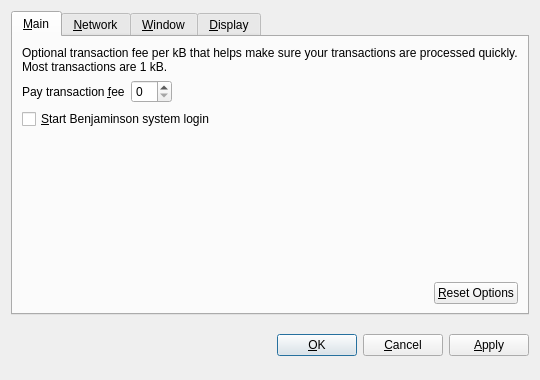
<?xml version="1.0" encoding="UTF-8"?>
<ui version="4.0">
 <class>OptionsDialog</class>
 <widget class="QDialog" name="OptionsDialog">
  <property name="geometry">
   <rect>
    <x>0</x>
    <y>0</y>
    <width>540</width>
    <height>380</height>
   </rect>
  </property>
  <property name="windowTitle">
   <string>Options</string>
  </property>
  <property name="modal">
   <bool>true</bool>
  </property>
  <layout class="QVBoxLayout" name="verticalLayout">
   <item>
    <widget class="QTabWidget" name="tabWidget">
     <property name="tabPosition">
      <enum>QTabWidget::North</enum>
     </property>
     <property name="currentIndex">
      <number>0</number>
     </property>
     <widget class="QWidget" name="tabMain">
      <attribute name="title">
       <string>&amp;Main</string>
      </attribute>
      <layout class="QVBoxLayout" name="verticalLayout_Main">
       <item>
        <widget class="QLabel" name="transactionFeeInfoLabel">
         <property name="text">
          <string>Optional transaction fee per kB that helps make sure your transactions are processed quickly. Most transactions are 1 kB.</string>
         </property>
         <property name="textFormat">
          <enum>Qt::PlainText</enum>
         </property>
         <property name="wordWrap">
          <bool>true</bool>
         </property>
        </widget>
       </item>
       <item>
        <layout class="QHBoxLayout" name="horizontalLayout_1_Main">
         <item>
          <widget class="QLabel" name="transactionFeeLabel">
           <property name="text">
            <string>Pay transaction &amp;fee</string>
           </property>
           <property name="textFormat">
            <enum>Qt::PlainText</enum>
           </property>
           <property name="buddy">
            <cstring>transactionFee</cstring>
           </property>
          </widget>
         </item>
         <item>
          <widget class="BitcoinAmountField" name="transactionFee"/>
         </item>
         <item>
          <spacer name="horizontalSpacer_1_Main">
           <property name="orientation">
            <enum>Qt::Horizontal</enum>
           </property>
           <property name="sizeHint" stdset="0">
            <size>
             <width>40</width>
             <height>20</height>
            </size>
           </property>
          </spacer>
         </item>
        </layout>
       </item>
       <item>
        <widget class="QCheckBox" name="bitcoinAtStartup">
         <property name="toolTip">
          <string>Automatically start Benjaminsafter logging in to the system.</string>
         </property>
         <property name="text">
          <string>&amp;Start Benjaminson system login</string>
         </property>
        </widget>
       </item>
       <item>
        <spacer name="verticalSpacer_Main">
         <property name="orientation">
          <enum>Qt::Vertical</enum>
         </property>
         <property name="sizeHint" stdset="0">
          <size>
           <width>20</width>
           <height>40</height>
          </size>
         </property>
        </spacer>
       </item>
       <item>
        <layout class="QHBoxLayout" name="horizontalLayout_2_Main">
         <item>
          <spacer name="horizontalSpacer_2_Main">
           <property name="orientation">
            <enum>Qt::Horizontal</enum>
           </property>
           <property name="sizeHint" stdset="0">
            <size>
             <width>40</width>
             <height>20</height>
            </size>
           </property>
          </spacer>
         </item>
         <item>
          <widget class="QPushButton" name="resetButton">
           <property name="toolTip">
            <string>Reset all client options to default.</string>
           </property>
           <property name="text">
            <string>&amp;Reset Options</string>
           </property>
           <property name="autoDefault">
            <bool>false</bool>
           </property>
          </widget>
         </item>
        </layout>
       </item>
      </layout>
     </widget>
     <widget class="QWidget" name="tabNetwork">
      <attribute name="title">
       <string>&amp;Network</string>
      </attribute>
      <layout class="QVBoxLayout" name="verticalLayout_Network">
       <item>
        <widget class="QCheckBox" name="mapPortUpnp">
         <property name="toolTip">
          <string>Automatically open the Bitcoin client port on the router. This only works when your router supports UPnP and it is enabled.</string>
         </property>
         <property name="text">
          <string>Map port using &amp;UPnP</string>
         </property>
        </widget>
       </item>
       <item>
        <widget class="QCheckBox" name="connectSocks">
         <property name="toolTip">
          <string>Connect to the Bitcoin network through a SOCKS proxy (e.g. when connecting through Tor).</string>
         </property>
         <property name="text">
          <string>&amp;Connect through SOCKS proxy:</string>
         </property>
        </widget>
       </item>
       <item>
        <layout class="QHBoxLayout" name="horizontalLayout_Network">
         <item>
          <widget class="QLabel" name="proxyIpLabel">
           <property name="text">
            <string>Proxy &amp;IP:</string>
           </property>
           <property name="textFormat">
            <enum>Qt::PlainText</enum>
           </property>
           <property name="buddy">
            <cstring>proxyIp</cstring>
           </property>
          </widget>
         </item>
         <item>
          <widget class="QValidatedLineEdit" name="proxyIp">
           <property name="maximumSize">
            <size>
             <width>140</width>
             <height>16777215</height>
            </size>
           </property>
           <property name="toolTip">
            <string>IP address of the proxy (e.g. 127.0.0.1)</string>
           </property>
          </widget>
         </item>
         <item>
          <widget class="QLabel" name="proxyPortLabel">
           <property name="text">
            <string>&amp;Port:</string>
           </property>
           <property name="textFormat">
            <enum>Qt::PlainText</enum>
           </property>
           <property name="buddy">
            <cstring>proxyPort</cstring>
           </property>
          </widget>
         </item>
         <item>
          <widget class="QLineEdit" name="proxyPort">
           <property name="maximumSize">
            <size>
             <width>55</width>
             <height>16777215</height>
            </size>
           </property>
           <property name="toolTip">
            <string>Port of the proxy (e.g. 9050)</string>
           </property>
          </widget>
         </item>
         <item>
          <widget class="QLabel" name="socksVersionLabel">
           <property name="text">
            <string>SOCKS &amp;Version:</string>
           </property>
           <property name="textFormat">
            <enum>Qt::PlainText</enum>
           </property>
           <property name="buddy">
            <cstring>socksVersion</cstring>
           </property>
          </widget>
         </item>
         <item>
          <widget class="QValueComboBox" name="socksVersion">
           <property name="toolTip">
            <string>SOCKS version of the proxy (e.g. 5)</string>
           </property>
          </widget>
         </item>
         <item>
          <spacer name="horizontalSpacer_Network">
           <property name="orientation">
            <enum>Qt::Horizontal</enum>
           </property>
           <property name="sizeHint" stdset="0">
            <size>
             <width>40</width>
             <height>20</height>
            </size>
           </property>
          </spacer>
         </item>
        </layout>
       </item>
       <item>
        <spacer name="verticalSpacer_Network">
         <property name="orientation">
          <enum>Qt::Vertical</enum>
         </property>
         <property name="sizeHint" stdset="0">
          <size>
           <width>20</width>
           <height>40</height>
          </size>
         </property>
        </spacer>
       </item>
      </layout>
     </widget>
     <widget class="QWidget" name="tabWindow">
      <attribute name="title">
       <string>&amp;Window</string>
      </attribute>
      <layout class="QVBoxLayout" name="verticalLayout_Window">
       <item>
        <widget class="QCheckBox" name="minimizeToTray">
         <property name="toolTip">
          <string>Show only a tray icon after minimizing the window.</string>
         </property>
         <property name="text">
          <string>&amp;Minimize to the tray instead of the taskbar</string>
         </property>
        </widget>
       </item>
       <item>
        <widget class="QCheckBox" name="minimizeOnClose">
         <property name="toolTip">
          <string>Minimize instead of exit the application when the window is closed. When this option is enabled, the application will be closed only after selecting Quit in the menu.</string>
         </property>
         <property name="text">
          <string>M&amp;inimize on close</string>
         </property>
        </widget>
       </item>
       <item>
        <spacer name="verticalSpacer_Window">
         <property name="orientation">
          <enum>Qt::Vertical</enum>
         </property>
         <property name="sizeHint" stdset="0">
          <size>
           <width>20</width>
           <height>40</height>
          </size>
         </property>
        </spacer>
       </item>
      </layout>
     </widget>
     <widget class="QWidget" name="tabDisplay">
      <attribute name="title">
       <string>&amp;Display</string>
      </attribute>
      <layout class="QVBoxLayout" name="verticalLayout_Display">
       <item>
        <layout class="QHBoxLayout" name="horizontalLayout_1_Display">
         <item>
          <widget class="QLabel" name="langLabel">
           <property name="text">
            <string>User Interface &amp;language:</string>
           </property>
           <property name="textFormat">
            <enum>Qt::PlainText</enum>
           </property>
           <property name="buddy">
            <cstring>lang</cstring>
           </property>
          </widget>
         </item>
         <item>
          <widget class="QValueComboBox" name="lang">
           <property name="toolTip">
            <string>The user interface language can be set here. This setting will take effect after restarting Bitcoin.</string>
           </property>
          </widget>
         </item>
        </layout>
       </item>
       <item>
        <layout class="QHBoxLayout" name="horizontalLayout_2_Display">
         <item>
          <widget class="QLabel" name="unitLabel">
           <property name="text">
            <string>&amp;Unit to show amounts in:</string>
           </property>
           <property name="textFormat">
            <enum>Qt::PlainText</enum>
           </property>
           <property name="buddy">
            <cstring>unit</cstring>
           </property>
          </widget>
         </item>
         <item>
          <widget class="QValueComboBox" name="unit">
           <property name="toolTip">
            <string>Choose the default subdivision unit to show in the interface and when sending coins.</string>
           </property>
          </widget>
         </item>
        </layout>
       </item>
       <item>
        <widget class="QCheckBox" name="displayAddresses">
         <property name="toolTip">
          <string>Whether to show Bitcoin addresses in the transaction list or not.</string>
         </property>
         <property name="text">
          <string>&amp;Display addresses in transaction list</string>
         </property>
        </widget>
       </item>
       <item>
        <spacer name="verticalSpacer_Display">
         <property name="orientation">
          <enum>Qt::Vertical</enum>
         </property>
         <property name="sizeHint" stdset="0">
          <size>
           <width>20</width>
           <height>40</height>
          </size>
         </property>
        </spacer>
       </item>
      </layout>
     </widget>
    </widget>
   </item>
   <item>
    <layout class="QHBoxLayout" name="horizontalLayout_Buttons">
     <item>
      <spacer name="horizontalSpacer_1">
       <property name="orientation">
        <enum>Qt::Horizontal</enum>
       </property>
       <property name="sizeHint" stdset="0">
        <size>
         <width>40</width>
         <height>48</height>
        </size>
       </property>
      </spacer>
     </item>
     <item>
      <widget class="QLabel" name="statusLabel">
       <property name="font">
        <font>
         <weight>75</weight>
         <bold>true</bold>
        </font>
       </property>
       <property name="text">
        <string/>
       </property>
       <property name="textFormat">
        <enum>Qt::PlainText</enum>
       </property>
       <property name="wordWrap">
        <bool>true</bool>
       </property>
      </widget>
     </item>
     <item>
      <spacer name="horizontalSpacer_2">
       <property name="orientation">
        <enum>Qt::Horizontal</enum>
       </property>
       <property name="sizeHint" stdset="0">
        <size>
         <width>40</width>
         <height>48</height>
        </size>
       </property>
      </spacer>
     </item>
     <item>
      <widget class="QPushButton" name="okButton">
       <property name="text">
        <string>&amp;OK</string>
       </property>
      </widget>
     </item>
     <item>
      <widget class="QPushButton" name="cancelButton">
       <property name="text">
        <string>&amp;Cancel</string>
       </property>
       <property name="autoDefault">
        <bool>false</bool>
       </property>
      </widget>
     </item>
     <item>
      <widget class="QPushButton" name="applyButton">
       <property name="text">
        <string>&amp;Apply</string>
       </property>
       <property name="autoDefault">
        <bool>false</bool>
       </property>
      </widget>
     </item>
    </layout>
   </item>
  </layout>
 </widget>
 <customwidgets>
  <customwidget>
   <class>BitcoinAmountField</class>
   <extends>QSpinBox</extends>
   <header>bitcoinamountfield.h</header>
  </customwidget>
  <customwidget>
   <class>QValueComboBox</class>
   <extends>QComboBox</extends>
   <header>qvaluecombobox.h</header>
  </customwidget>
  <customwidget>
   <class>QValidatedLineEdit</class>
   <extends>QLineEdit</extends>
   <header>qvalidatedlineedit.h</header>
  </customwidget>
 </customwidgets>
 <resources/>
 <connections/>
</ui>
